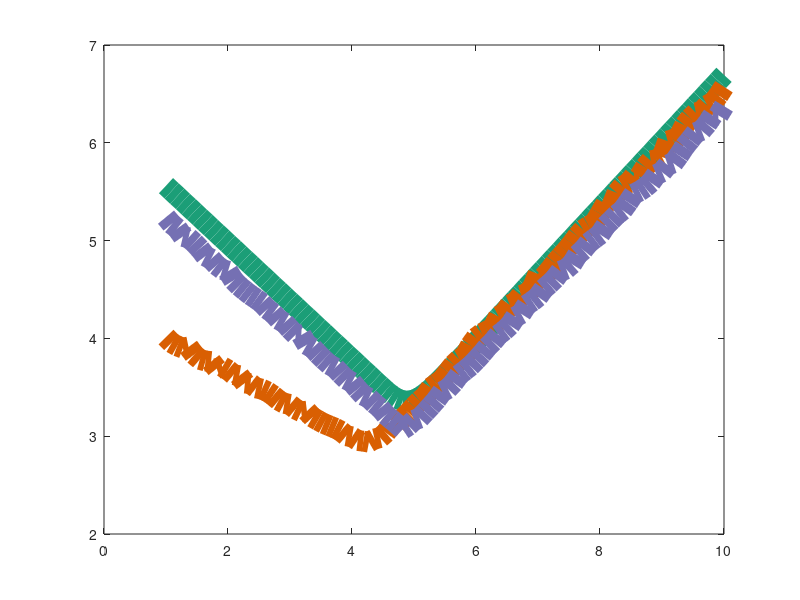
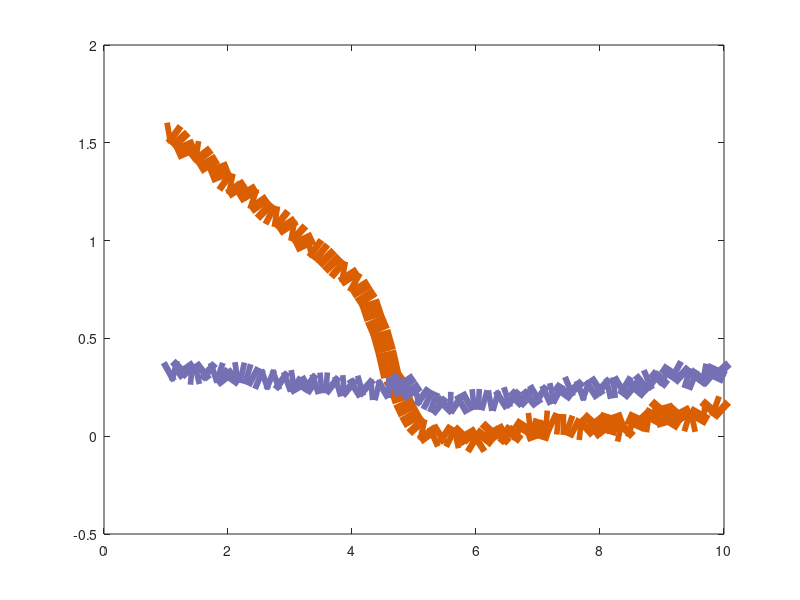
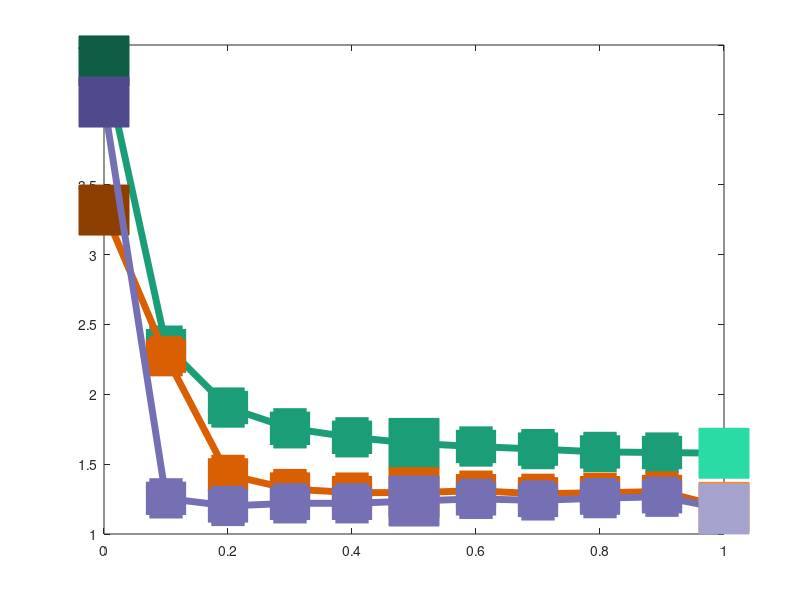

Write the MATLAB code that produced these figures, in order. (Note: this script raises an error after producing the figures.)
% Figure_4_Generate.m
% Script used to generate Figure 4 from Barendregt et al., 2022.

clear

% Load noise-free reward rate data from reward change task:
load('RC_NB_Opt_Data.mat')
load('RC_Const_Opt_Data.mat')
load('RC_UGM_Opt_Data.mat')

% Plot model performance for varied reward change structures (Fig. 4A):
figure
plot(R_1,NB_RR_Opt,'linewidth',15,'color','#1b9e77')
hold on
plot(R_1,Const_RR_Opt,'linewidth',15,'color','#d95f02')
plot(R_1,UGM_RR_Opt,'linewidth',15,'color','#7570b3')

% Plot model performance differentials (Fig. 4B):
figure
plot(R_1,(NB_RR_Opt-Const_RR_Opt),'linewidth',15,'color','#d95f02')
hold on
plot(R_1,(NB_RR_Opt-UGM_RR_Opt),'linewidth',15,'color','#7570b3')


% Load noisy model performance for low-to-high reward change task:
load('RC_Fixed_Noise_Strength_R1_3.mat')

% Plot model performance for varied noise strenghts (Fig. 4C):
figure
plot(noise_strength,mean(NB_RR,2),'linewidth',5,'color','#1b9e77','marker','s',...
    'markerfacecolor','auto','markersize',24)
hold on
plot(noise_strength(1),mean(NB_RR(1,:)),'marker','s','markeredgecolor','#105d46',...
    'markerfacecolor','#105d46','markersize',36)
plot(noise_strength(6),mean(NB_RR(6,:)),'marker','s','markeredgecolor','#1b9e77',...
    'markerfacecolor','#1b9e77','markersize',36)
plot(noise_strength(end),mean(NB_RR(end,:)),'marker','s','markeredgecolor','#2bdba6',...
    'markerfacecolor','#2bdba6','markersize',36)

plot(noise_strength,mean(Const_RR,2),'linewidth',5,'color','#d95f02','marker','s',...
    'markerfacecolor','auto','markersize',24)
plot(noise_strength(1),mean(Const_RR(1,:)),'marker','s','markeredgecolor','#8d3e01',...
    'markerfacecolor','#8d3e01','markersize',36)
plot(noise_strength(6),mean(Const_RR(6,:)),'marker','s','markeredgecolor','#d95f02',...
    'markerfacecolor','#d95f02','markersize',36)
plot(noise_strength(end),mean(Const_RR(end,:)),'marker','s','markeredgecolor','#fd862a',...
    'markerfacecolor','#fd862a','markersize',36)

plot(noise_strength,mean(UGM_RR,2),'linewidth',5,'color','#7570b3','marker','s',...
    'markerfacecolor','auto','markersize',24)
plot(noise_strength(1),mean(UGM_RR(1,:)),'marker','s','markeredgecolor','#4f4a8c',...
    'markerfacecolor','#4f4a8c','markersize',36)
plot(noise_strength(6),mean(UGM_RR(6,:)),'marker','s','markeredgecolor','#7570b3',...
    'markerfacecolor','#7570b3','markersize',36)
plot(noise_strength(end),mean(UGM_RR(end,:)),'marker','s','markeredgecolor','#a5a2ce',...
    'markerfacecolor','#a5a2ce','markersize',36)

% Define noise strengths for empirical RT distributions:
noise_strength = 0:0.5:1;

% Define simulation parameters for empirical RT distributions for each
% model:
f1 = figure; f2 = figure; f3 = figure;
mid = linspace(0,1,25);
edges = [mid-0.5*(mid(1)+mid(2)) mid(end)+0.5*(mid(1)+mid(2))];

for i = 1:length(noise_strength)

    % Pre-allocate RT distributions:
    NB_RT = zeros(1,length(mid)); Const_RT = zeros(1,length(mid)); UGM_RT = zeros(1,length(mid));

    % Sample strength of each noise source given fixed total noise level:
    z = noise_strength(i)*(sigma_max+mn_max);
    sigma = (min([sigma_max,z])-max([z-mn_max,0]))*rand(1,N_sub)+max([z-mn_max,0]);
    mn = z-sigma;

    for j = 1:N_sub
        RT_data = NaN(3,N_trial);

        % Generate trial data for synthetic subject:
        [y,p] = RDMD_trial_generate(m,T/5,dt,sigma(j),N_trial);
        for n = 1:N_trial

            % Calculate RT distributions for synthetic subject:
            RT_data(1,n) = RDMD_sim_norm(y(n,:),T/5,dt,NB_thresh,mn(j));
            RT_data(2,n) = RDMD_sim_norm(y(n,:),T/5,dt,Const_thresh,mn(j));
            RT_data(3,n) = RDMD_sim_UGM(p(n,:),T/5,dt,UGM_theta(1),UGM_theta(2),UGM_theta(3)+sigma(j),UGM_theta(4),mn(j));
        end

        % Store RT distribution data:
        NB_RT = NB_RT+histcounts(RT_data(1,:),edges,'normalization','pdf');
        Const_RT = Const_RT+histcounts(RT_data(2,:),edges,'normalization','pdf');
        UGM_RT = UGM_RT+histcounts(RT_data(3,:),edges,'normalization','pdf');
    end

    % Calculate RT distributions averaged over synthetic subjects:
    NB_RT = NB_RT/trapz(mid,NB_RT);
    Const_RT = Const_RT/trapz(mid,Const_RT);
    UGM_RT = UGM_RT/trapz(mid,UGM_RT);
    
    % Plot empirical RT distributions for each model (Fig. 4D-F):
    figure(f1)
    stairs(edges,[NB_RT 0],'linewidth',5); xlim([0 1])
    hold on
    figure(f2)
    stairs(edges,[Const_RT 0],'linewidth',5); xlim([0 1])
    hold on
    figure(f3)
    stairs(edges,[UGM_RT 0],'linewidth',5); xlim([0 1])
    hold on
end

% Plot normative thresholds for given reward timeseries (Fig. 4D inset):
figure
plot(0:dt:(T/5),squeeze(NB_thresh(1:(T/5/dt+1))),'linewidth',15,'color','#1b9e77')
hold on
plot(0:dt:(T/5),squeeze(-NB_thresh(1:(T/5/dt+1))),'linewidth',15,'color','#1b9e77')
line([0 T/5],[0 0],'linestyle','--','color','k','linewidth',5)
xlim([0 T/5])